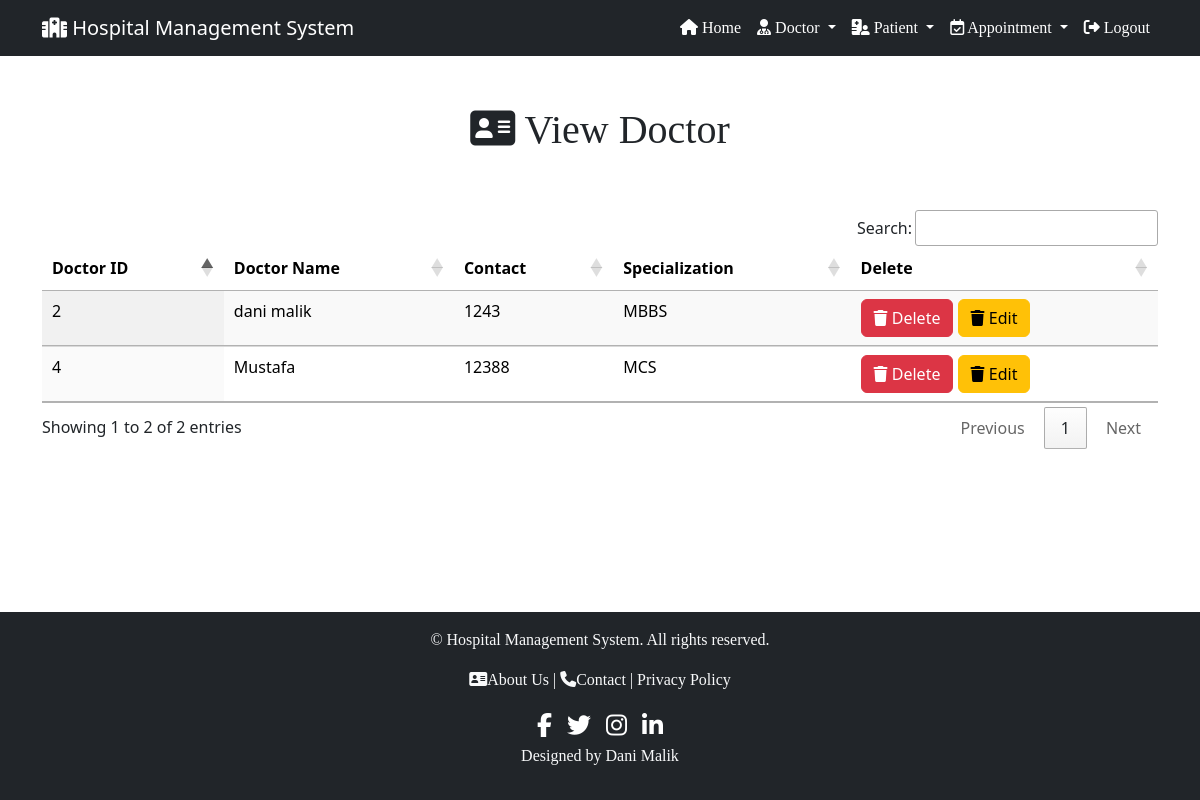
/view_doctor/ (signed in), run on the app's committed database.
### hospital/models.py (models this page shows, shortened)
class Doctor(models.Model):
    name = models.CharField(max_length=50)
    mobile = models.CharField(max_length=50)
    special = models.CharField(max_length=50)

### hospital/views.py (the view)
# urls.py: path('view_doctor/',views.view_doctor,name='view_doctor'),
def view_doctor(request):
    if not request.user.is_staff:
        return redirect('login')
    doc =  Doctor.objects.all()
    d = {'doc':doc}
    return render(request,'view_doctor.html',d)

### hospital/templates/view_doctor.html (shortened to what this page needs)
<!DOCTYPE html>
<html>
{% extends 'navigationbar.html' %}
{% load static %}
{% block body %}
<head>
    <link rel="stylesheet" href="https://cdn.datatables.net/1.11.5/css/jquery.dataTables.min.css">
    <link rel="stylesheet" href="https://cdn.datatables.net/buttons/1.7.2/css/buttons.dataTables.min.css">
</head>
<body>
    <div class="container" style="margin-top:50px">
        <h1 class="text-center"><i class="fa-solid fa-address-card"></i> View Doctor</h1>
        <br><br>
        <table class="table table-hover display" id="example">
            <thead>
                <tr>
                    <th>Doctor ID</th>
                    <th>Doctor Name</th>
                    <th>Contact</th>
                    <th>Specialization</th>
                    <th>Delete</th>
                </tr>
            </thead>
            <tbody>
                {% for i in doc %}
                <tr>
                    <td>{{ i.id }}</td>
                    <td>{{ i.name }}</td>
                    <td>{{ i.mobile }}</td>
                    <td>{{ i.special }}</td>
                    <td>
                        <a href="{% url 'delete_doctor' i.id %}" class="btn btn-danger" onclick="return confirm('Are you sure you want to delete this doctor?')">
                            <i class="fa-solid fa-trash"></i> Delete
                        </a>
                        <a href="{% url 'edit_doctor' i.id %}" class="btn btn-warning" onclick="return confirm('Are you sure you want to edit this doctor?')">
                            <i class="fa-solid fa-trash"></i> Edit
                        </a>
                    </td>
                </tr>
                {% endfor %}
            </tbody>
        </table>
    </div>
</body>
{% endblock %}

### hospital/templates/view_doctor.html (style rules this page uses)
.text-center { color: #43234; font-family: bold; }

### hospital/templates/footer.html (style rules this page uses)
html, body { height: 100%; margin: 0; }
body { display: flex; flex-direction: column; min-height: 100vh; }

### data on the page
Doctor: id "2", name "dani malik", mobile "1243", special "MBBS"
Doctor: id "4", name "Mustafa", mobile "12388", special "MCS"
